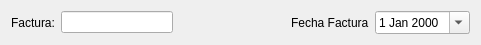
       <widget class="QWidget" name="layoutWidget">
        <property name="geometry">
         <rect>
          <x>7</x>
          <y>5</y>
          <width>481</width>
          <height>29</height>
         </rect>
        </property>
        <layout class="QHBoxLayout" name="horizontalLayout_6">
         <item>
          <widget class="QLabel" name="lblnumfac">
           <property name="text">
            <string>Factura:</string>
           </property>
          </widget>
         </item>
         <item>
          <widget class="QLineEdit" name="txtcFactura">
           <property name="styleSheet">
            <string notr="true">color: rgb(0, 0, 128);
font: 12pt &quot;Times New Roman&quot;;</string>
           </property>
          </widget>
         </item>
         <item>
          <spacer name="horizontalSpacer_3">
           <property name="orientation">
            <enum>Qt::Horizontal</enum>
           </property>
           <property name="sizeHint" stdset="0">
            <size>
             <width>40</width>
             <height>20</height>
            </size>
           </property>
          </spacer>
         </item>
         <item>
          <widget class="QLabel" name="label">
           <property name="text">
            <string>Fecha Factura</string>
           </property>
          </widget>
         </item>
         <item>
          <widget class="QDateEdit" name="txtdFecha">
           <property name="calendarPopup">
            <bool>true</bool>
           </property>
          </widget>
         </item>
        </layout>
       </widget>
